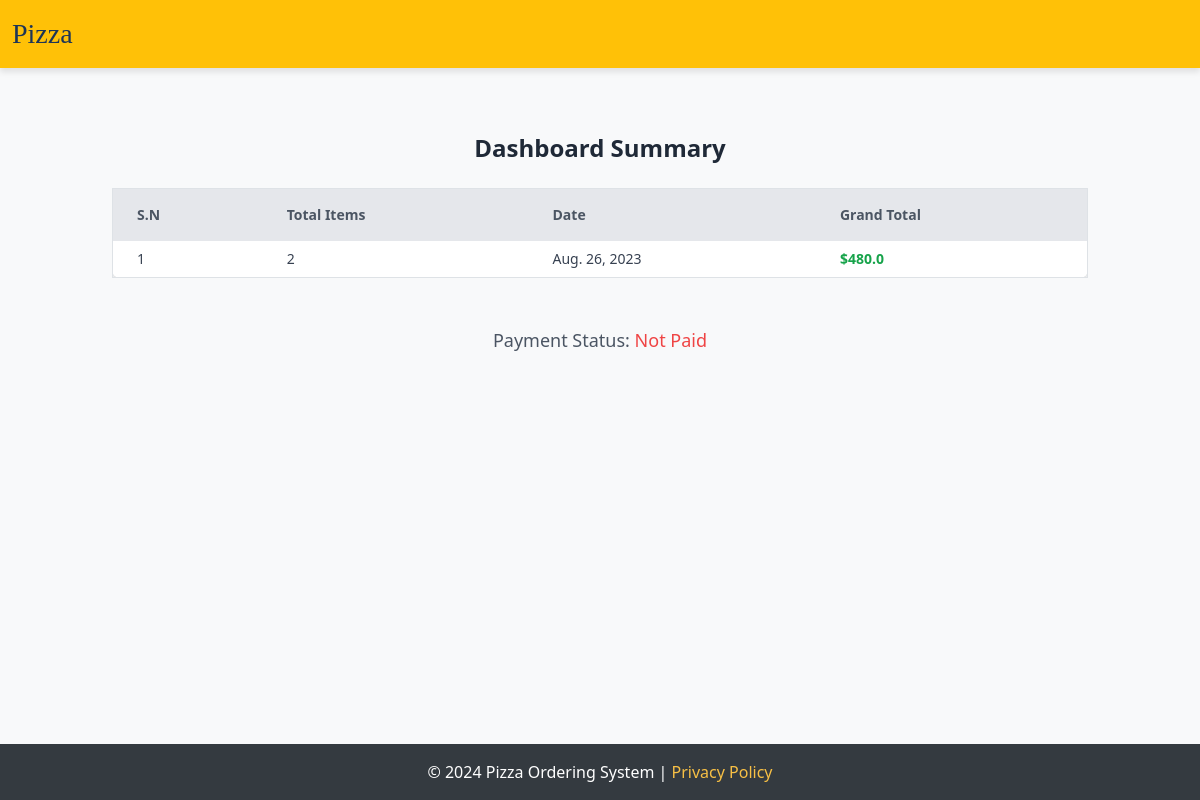
The page /DashBoard/ (signed in) on the database as committed earlier.
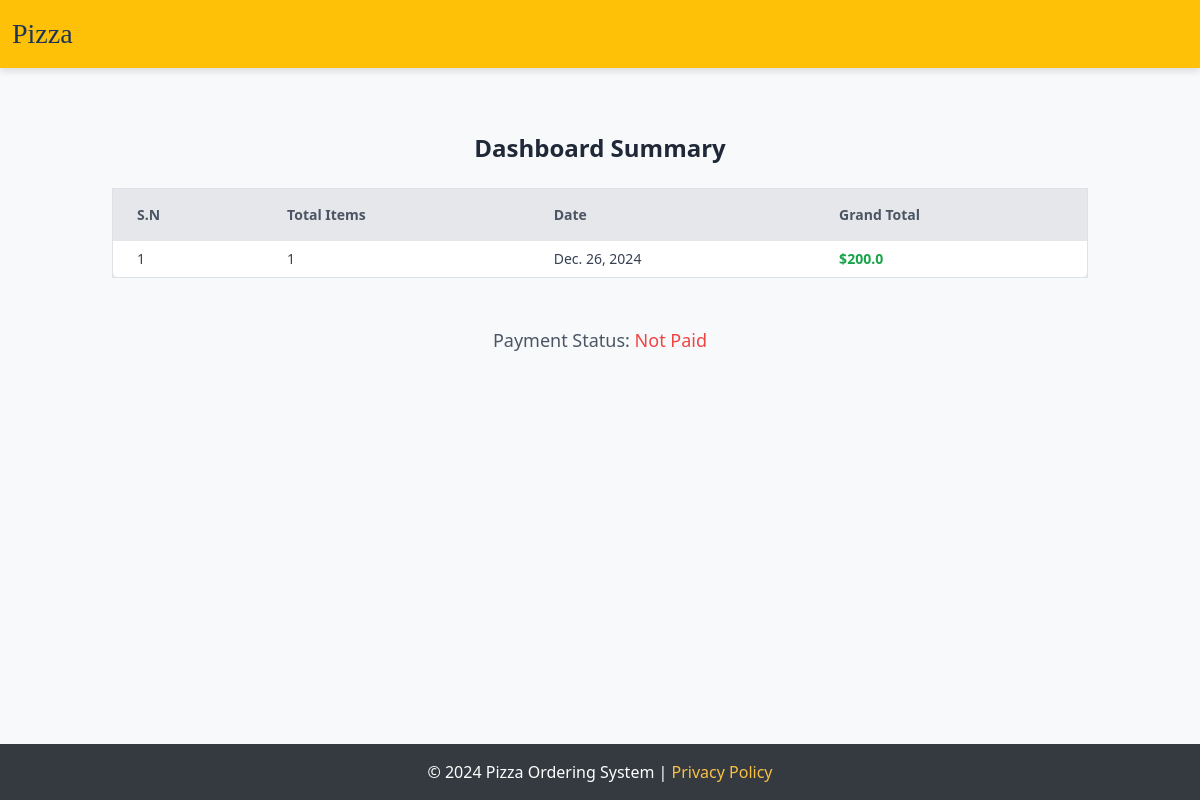
The same page on the database as committed later.
### food/models.py (models this page shows, shortened)
class Basemodel(models.Model):
    uid = models.UUIDField(default=uuid.uuid4, editable=False, primary_key=True)
    created_at = models.DateField(auto_now_add=True)
    updated_at = models.DateField(auto_now=True)  # Use auto_now instead of auto_now_add
    class Meta:
        abstract = True

class Cart(Basemodel):  #
    user = models.ForeignKey(User, on_delete=models.SET_NULL, null=True, blank=True, related_name='carts')
    is_paid = models.BooleanField(default=False)
    esewa = models.CharField(max_length=1000)

class CartItem(Basemodel):
    cart_reference = models.ForeignKey(Cart, on_delete=models.CASCADE, related_name='food_items')
    pizza_reference = models.ForeignKey(Pizza, on_delete=models.CASCADE)
    quantity = models.PositiveIntegerField(default=1)  # Add this field to represent the quantity

### food/views.py (the view)
# urls.py: path('DashBoard/', views.dashboard, name='DashBoard'),
@login_required(login_url="/login/")
def dashboard(request):
    dash_boards = Cart.objects.filter(is_paid=False, user=request.user)
    for dashboard in dash_boards:
        total_price = dashboard.food_items.annotate(
            item_total=ExpressionWrapper(F('pizza_reference__price') * F('quantity'), output_field=FloatField())
        ).aggregate(total=Sum('item_total'))['total']
        dashboard.total_price = total_price if total_price else 0  # Set to 0 if total_price is None
    context = {'dash_boards': dash_boards}
    return render(request, 'dashboard.html', context)

### templates/dashboard.html (shortened to what this page needs)
{% extends 'base.html' %}
{% block start %}
<script src="https://cdn.tailwindcss.com"></script>
<div class="container mx-auto mt-10">
    <h1 class="text-center text-2xl font-bold text-gray-800 mb-6">Dashboard Summary</h1>
    <div class="overflow-x-auto">
        <table class="min-w-full bg-white border border-gray-300 rounded-lg shadow-md">
            <thead class="bg-gray-200">
                <tr>
                    <th class="py-3 px-4 text-left text-sm font-semibold text-gray-600">S.N</th>
                    <th class="py-3 px-4 text-left text-sm font-semibold text-gray-600">Total Items</th>
                    <th class="py-3 px-4 text-left text-sm font-semibold text-gray-600">Date</th>
                    <th class="py-3 px-4 text-left text-sm font-semibold text-gray-600">Grand Total</th>
                </tr>
            </thead>
            <tbody class="divide-y divide-gray-300">
                {% for dashboard in dash_boards %}
                <tr class="hover:bg-gray-100">
                    <td class="py-2 px-4 text-sm text-gray-700">{{ forloop.counter }}</td>
                    <td class="py-2 px-4 text-sm text-gray-700">{{ dashboard.food_items.all|length }}</td>
                    <td class="py-2 px-4 text-sm text-gray-700">{{ dashboard.created_at }}</td>
                    <td class="py-2 px-4 text-sm text-gray-700 font-bold text-green-600">${{ dashboard.total_price }}</td>
                </tr>
                {% endfor %}
            </tbody>
        </table>
    </div>
    <div class="mt-5 text-center">
        <p class="text-lg font-medium text-gray-600">
            Payment Status: <span class="{% if cart.is_paid %}text-green-500{% else %}text-red-500{% endif %}">{{ cart.is_paid|yesno:"Paid,Not Paid" }}</span>
        </p>
    </div>
</div>
{% endblock %}

### templates/base.html (shortened to what this page needs)
{% load static %}
<!DOCTYPE html>
<html lang="en">
<head>
  <link href="https://cdn.jsdelivr.net/npm/bootstrap@5.3.0/dist/css/bootstrap.min.css" rel="stylesheet">
  <link rel="stylesheet" href="https://cdnjs.cloudflare.com/ajax/libs/font-awesome/6.4.2/css/all.min.css">
</head>
<body>
<nav class="navbar navbar-expand-lg navbar-light bg-warning">
  <div class="container-fluid">
    <a href="/" class="navbar-brand">Pizza</a>
  </div>
</nav>
<main class="container my-4">
  {% block start %}
  {% endblock %}
</main>
<footer>
  <div class="container">
    <p>&copy; 2024 Pizza Ordering System | <a href="#" class="footer-link">Privacy Policy</a></p>
  </div>
</footer>
</body>
</html>

### templates/base.html (style rules this page uses)
body { display: flex; flex-direction: column; min-height: 100vh; margin: 0; background-color: #f8f9fa; }
.navbar { box-shadow: 0 4px 6px rgba(0, 0, 0, 0.1); }
.navbar-brand { font-family: 'Pacifico', cursive; font-size: 1.75rem; color: #1d3557 !important; }
main { flex: 1; }
footer { background-color: #343a40; color: white; padding: 1rem 0; text-align: center; }
.footer-link { color: #f8c045; text-decoration: none; }

### templates/dashboard.html (style rules this page uses)
table { border-collapse: collapse; width: 100%; }

Rows that differ between the two databases and show on the page:
removed Cart: food_items.all|length "2", created_at "Aug. 26, 2023", total_price "480.0"
added Cart: food_items.all|length "1", created_at "Dec. 26, 2024", total_price "200.0"
